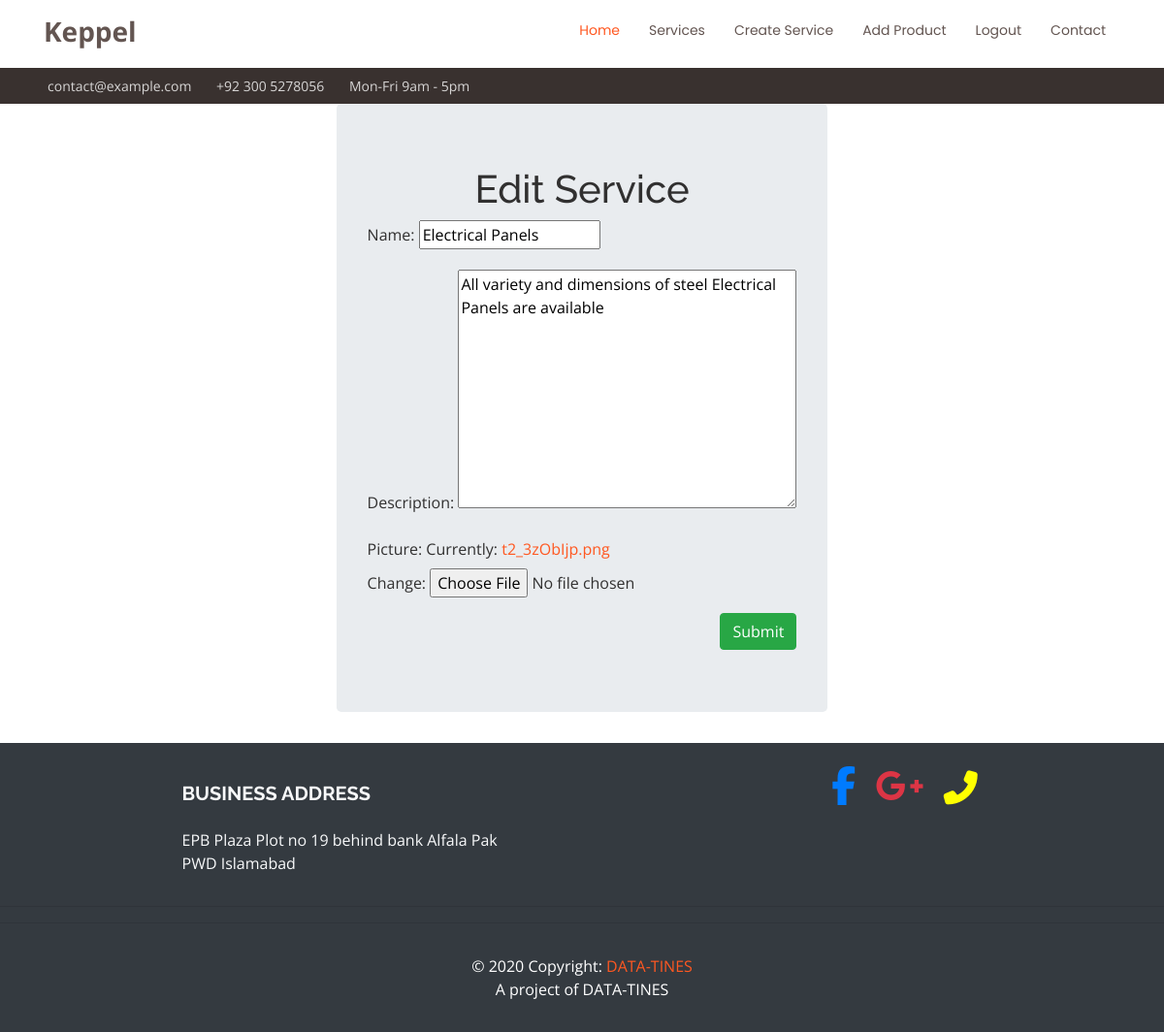
Page /update/1/ (signed in) on the committed database.
### basic_app/models.py (models this page shows, shortened)
class services(models.Model):
    name = models.CharField(max_length=25)
    description = models.TextField()
    picture = models.ImageField()

### basic_app/views.py (the view)
# urls.py: path('update/<int:pk>/', login_required(views.UpdateService.as_view()), name='update'),
class UpdateService(UpdateView):
    model = models.services
    fields = ('name', 'description', 'picture')

### templates/basic_app/services_form.html (shortened to what this page needs)
{%extends 'basic_app/base.html'%}
{%block body_block%}
<form method="POST" enctype="multipart/form-data" class="d-flex justify-content-center">
    <div class="jumbotron ">
           <h1 class="d-flex justify-content-center">
        {%if not form.instance.pk%}
        Create New Service
        {%else%}
        Edit Service
        {%endif%}
    </h1>
    {{form.as_p}}
        <div class="d-flex justify-content-end"><input type="submit" class="btn btn-success" value="Submit"></div>
    </div>
</form>
{%endblock%}

### static/style.css (style rules this page uses)
body { font-family: "Open Sans", sans-serif; color: #313030; }
a { color: #ff5821; }
h1, h2, h3, h4, h5, h6 { font-family: "Raleway", sans-serif; }

### rows in the picture
services: name "Electrical Panels", description "All variety and dimensions of steel Electrical Panels are available"
